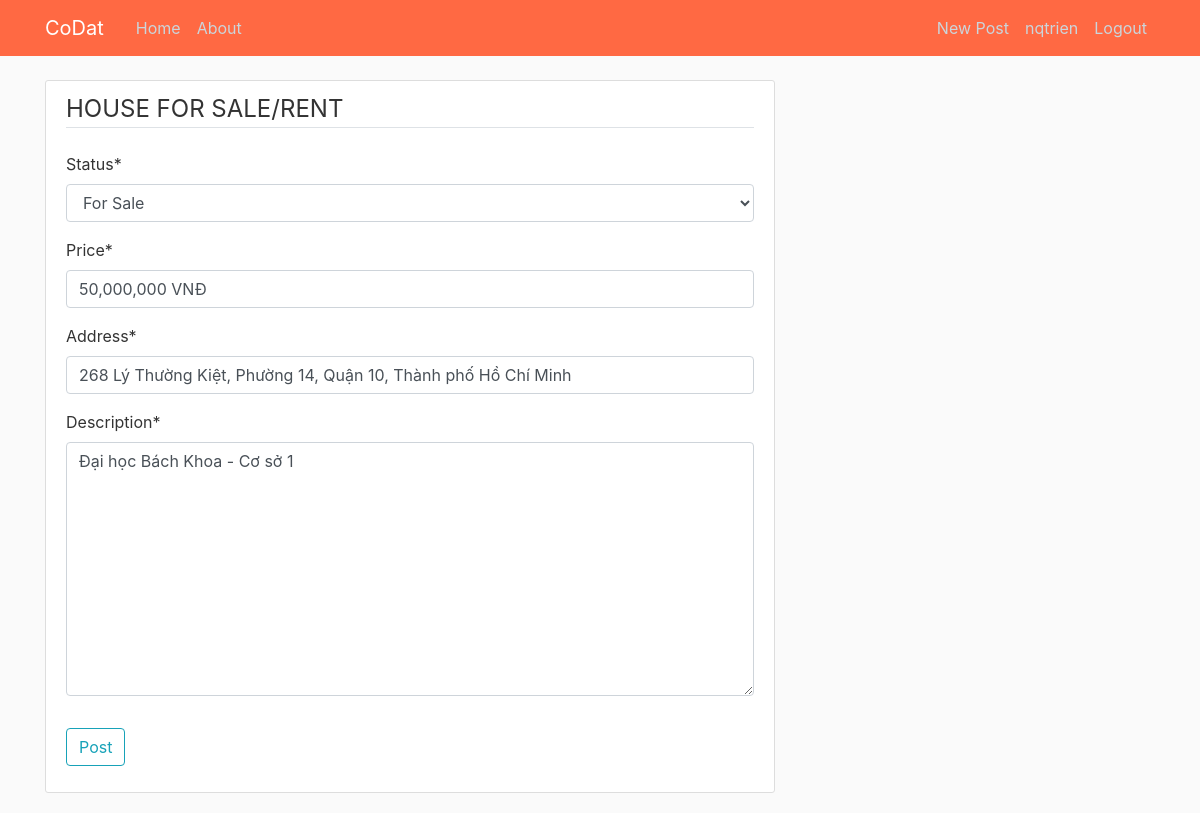
The page /post/3/update/ (signed in) on the database as committed earlier.
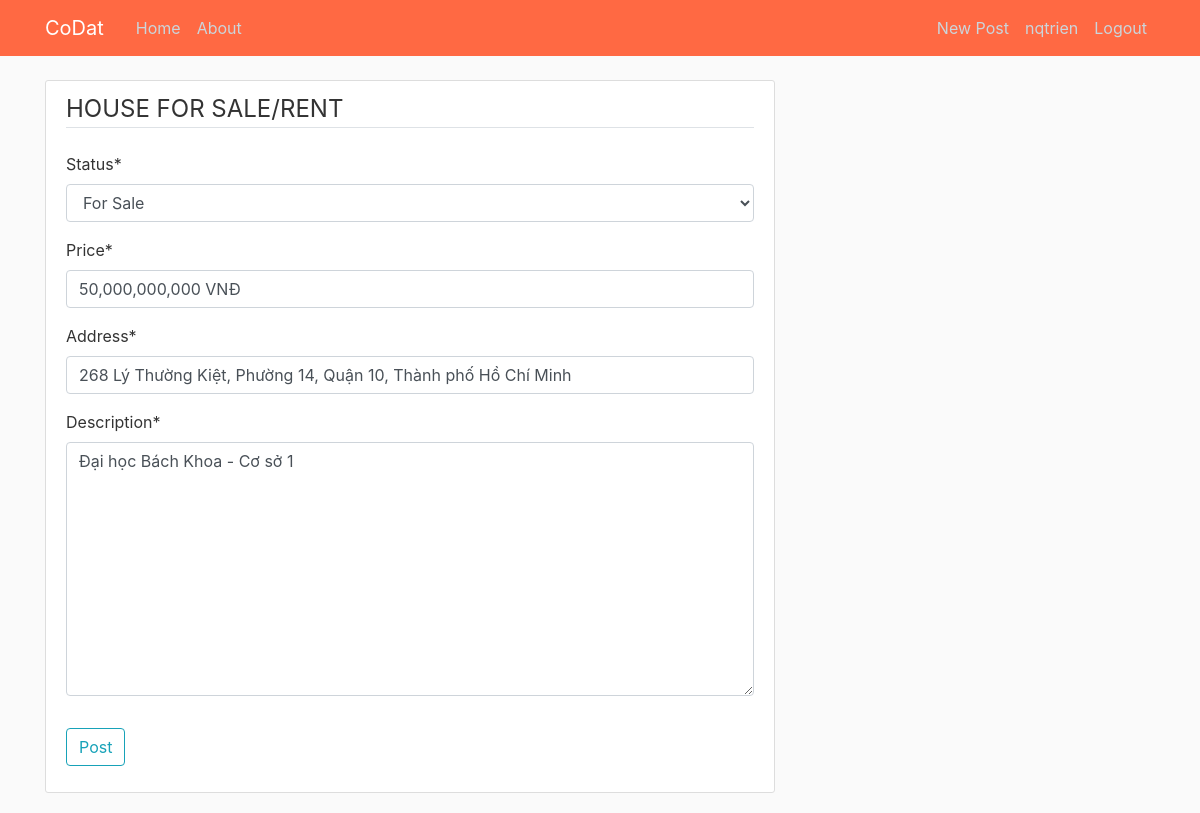
The same page on the database as committed later.
### HomePage/models.py (models this page shows, shortened)
class Post(models.Model):
    status = models.CharField(max_length=10, choices=STATUS)
    price = models.CharField(max_length=20)
    address = models.CharField(max_length=100)
    description = models.TextField()
    date_posted = models.DateTimeField(default=timezone.now)
    author = models.ForeignKey(User, on_delete=models.CASCADE)
    likes = models.ManyToManyField(User, related_name="blog_posts")

### HomePage/views.py (the view, shortened to what this page needs)
# urls.py: path('post/<int:pk>/update/', PostUpdateView.as_view(), name='post-update'),
class PostUpdateView(LoginRequiredMixin, UserPassesTestMixin, UpdateView):
    model = Post
    fields = ['status', 'price', 'address', 'description']
    def test_func(self):
        post = self.get_object()
        return self.request.user == post.author

### HomePage/templates/HomePage/post_form.html (shortened to what this page needs)
{% extends "HomePage/base.html" %}
{% load crispy_forms_tags %}
{% block content %}
    <div class="content-section">
        <form method="POST">
            <fieldset class="form-group">
                <legend class="border-bottom mb-4">HOUSE FOR SALE/RENT</legend>
                {{ form|crispy }}
            </fieldset>
            <div class="form-group">
                <button class="btn btn-outline-info" type="submit">Post</button>
            </div>
        </form>
    </div>
{% endblock content %}

Rows that differ between the two databases and show on the page:
changed Post "For Sale": price "50,000,000 VNĐ" → "50,000,000,000 VNĐ"
